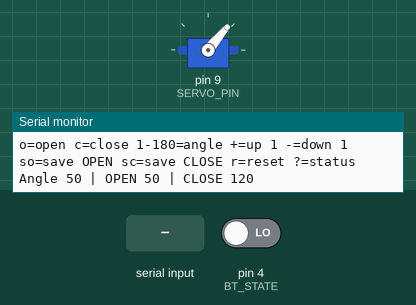
This sketch was run on a simulated Arduino Nano, built with avr-gcc and run on an emulated ATmega328P. Shown: servo, the last lines printed to the serial monitor. The test bench sets the inputs (shaded band); at power-on: pin 4 (BT_STATE) LOW.

Above: at 1.8 s.
1.9 s: "c\n" received over Serial
At 3.5 s:
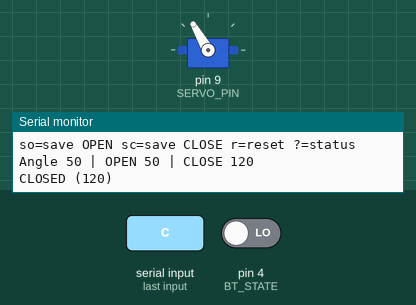
4.9 s: "30,150\n" received over the second serial link
At 6.1 s:
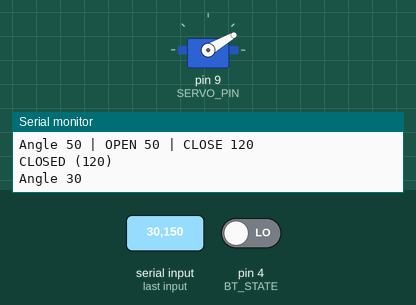
6.8 s: "5\n" received over Serial
At 7.5 s:
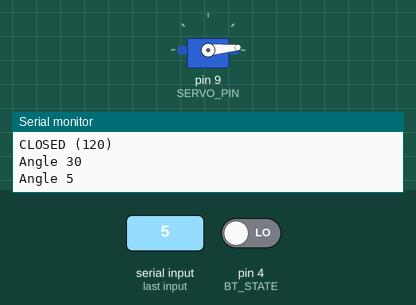
8.4 s: "o\n" received over the second serial link
At 9.8 s:
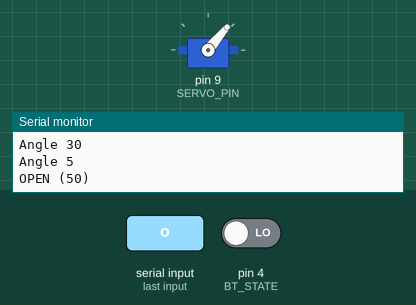
10.1 s: "c\n" received over the second serial link
At 10.55 s:
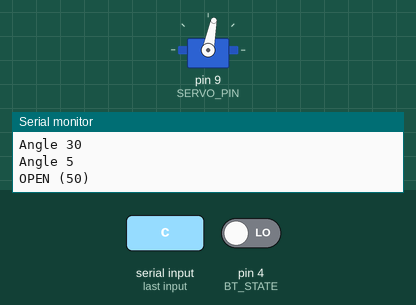
13.1 s: "-\n" received over the second serial link
At 13.7 s:
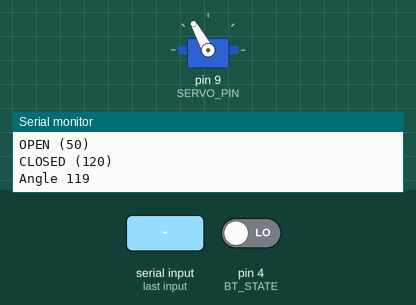
Timing chart, 0 to 15.6 s (numbered marks = the images above; inputs shaded):
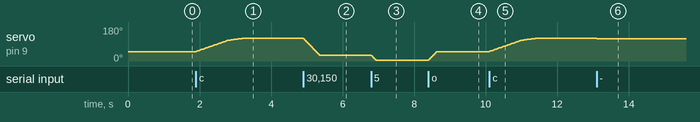

Measured:
- after the input at 1.9 s, servo on pin 9 (SERVO_PIN): moves from 50° to 120° over 1.3 s, starting at once
- after the input at 4.9 s, servo on pin 9 (SERVO_PIN): moves from 120° to 30° over 0.45 s, starting at once
- after the input at 6.8 s, servo on pin 9 (SERVO_PIN): 30° → 5° at once
- after the input at 8.4 s, servo on pin 9 (SERVO_PIN): moves from 5° to 50° over 0.22 s, starting at once
- after the input at 10.1 s, servo on pin 9 (SERVO_PIN): moves from 50° to 120° over 1.3 s, starting at once
- after the input at 13.1 s, servo on pin 9 (SERVO_PIN): 120° → 119° at once

The sketch:

Drone_Hook_HM10.ino
```cpp
/*
  Drone Payload Hook V2 - Arduino Nano + DSSERVO DS3235 + HM-10 Bluetooth
  ======================================================================

  Wiring (see docs/images/hm10_servo_wiring.png)
    D9   servo signal
    D10  <- HM-10 TXD
    D11  -> HM-10 RXD through a divider: D11 -[R]- RXD -[R]-[R]- GND (3 equal resistors, e.g. 10k)
    D4   <- HM-10 STATE (optional, HIGH when a phone is connected)
    5V   -> HM-10 VCC      GND -> HM-10 GND      HM-10 BRK: not connected
    Servo + / - go to a separate 6 V, 5 A supply; join its - to the Nano GND.

  Commands (phone app such as LightBlue, or the Serial Monitor at 9600 baud)
    o        open                    c        close (slow, extra slow near the lock)
    1-180    go to that angle        + / -    nudge 1 degree
    so       save current as OPEN    sc       save current as CLOSE
    r        reset to the defaults   ?        status
  LightBlue hex keypad: o=6F c=63 +=2B -=2D so=736F sc=7363 r=72 ?=3F, angle 175 = 313735

  Saved positions are kept in EEPROM, so they survive power-off.
*/

#include <Servo.h>
#include <SoftwareSerial.h>
#include <EEPROM.h>

// ---- pins ----
const int SERVO_PIN = 9;   // servo signal
const int BT_RX_PIN = 10;  // Nano receives here  <- HM-10 TXD
const int BT_TX_PIN = 11;  // Nano sends here     -> HM-10 RXD (through the 3-resistor divider)
const int BT_STATE  = 4;   // HM-10 STATE (HIGH = phone connected). Optional

// ---- default positions (used until you save your own) ----
const int DEFAULT_OPEN  = 50;    // hook open
const int DEFAULT_CLOSE = 120;   // hook closed against the lock

// ---- speed (milliseconds per degree, bigger = slower) ----
const int OPEN_SPEED_MS  = 5;   // opening: fast
const int CLOSE_SPEED_MS = 15;  // closing: slow
const int FINAL_SPEED_MS = 40;  // last 10 degrees before the lock: extra slow
const int FINAL_ZONE_DEG = 10;

// ---- EEPROM storage ----
const int EE_MAGIC_ADDR = 0;    // marks that positions were saved
const int EE_OPEN_ADDR  = 1;
const int EE_CLOSE_ADDR = 2;
const byte EE_MAGIC     = 0x5C; // change this to make the board forget saved positions

Servo myServo;
SoftwareSerial bt(BT_RX_PIN, BT_TX_PIN);

int openPos  = DEFAULT_OPEN;
int closePos = DEFAULT_CLOSE;
int currentAngle;

// send a message to both the Serial Monitor and the phone
void say(const String &msg) {
  Serial.println(msg);
  bt.println(msg);
}

void loadPositions() {
  if (EEPROM.read(EE_MAGIC_ADDR) == EE_MAGIC) {
    openPos  = EEPROM.read(EE_OPEN_ADDR);
    closePos = EEPROM.read(EE_CLOSE_ADDR);
  }
}

void savePositions() {
  EEPROM.update(EE_OPEN_ADDR,  openPos);
  EEPROM.update(EE_CLOSE_ADDR, closePos);
  EEPROM.update(EE_MAGIC_ADDR, EE_MAGIC);
}

// move to an angle; going to the CLOSE position is slow, and extra slow at the end
void moveTo(int target) {
  target = constrain(target, 0, 180);
  bool closing = (target == closePos);
  while (currentAngle != target) {
    currentAngle += (target > currentAngle) ? 1 : -1;
    myServo.write(currentAngle);
    if (closing) {
      delay(abs(currentAngle - target) <= FINAL_ZONE_DEG ? FINAL_SPEED_MS : CLOSE_SPEED_MS);
    } else {
      delay(OPEN_SPEED_MS);
    }
  }
}

void status() {
  say("Angle " + String(currentAngle) +
      " | OPEN " + String(openPos) +
      " | CLOSE " + String(closePos) +
      (digitalRead(BT_STATE) == HIGH ? " | phone connected" : ""));
}

void help() {
  say("o=open c=close 1-180=angle +=up 1 -=down 1");
  say("so=save OPEN sc=save CLOSE r=reset ?=status");
}

void handleCommand(String cmd) {
  cmd.trim();
  cmd.toLowerCase();
  if (cmd.length() == 0) return;

  if (cmd == "o") {                 // open
    moveTo(openPos);
    say("OPEN (" + String(currentAngle) + ")");
  } else if (cmd == "c") {          // close slowly
    moveTo(closePos);
    say("CLOSED (" + String(currentAngle) + ")");
  } else if (cmd == "+") {          // nudge up 1 degree
    moveTo(currentAngle + 1);
    say("Angle " + String(currentAngle));
  } else if (cmd == "-") {          // nudge down 1 degree
    moveTo(currentAngle - 1);
    say("Angle " + String(currentAngle));
  } else if (cmd == "so") {         // save current angle as OPEN
    openPos = currentAngle;
    savePositions();
    say("Saved OPEN = " + String(openPos));
  } else if (cmd == "sc") {         // save current angle as CLOSE
    closePos = currentAngle;
    savePositions();
    say("Saved CLOSE = " + String(closePos));
  } else if (cmd == "r") {          // back to defaults
    openPos = DEFAULT_OPEN;
    closePos = DEFAULT_CLOSE;
    savePositions();
    say("Reset: OPEN " + String(openPos) + ", CLOSE " + String(closePos));
  } else if (cmd == "?") {
    status();
  } else {
    int a = cmd.toInt();
    if (a >= 1 && a <= 180) {       // go to any angle
      moveTo(a);
      say("Angle " + String(currentAngle));
    } else {
      help();
    }
  }
}

void setup() {
  Serial.begin(9600);
  bt.begin(9600);
  pinMode(BT_STATE, INPUT);

  loadPositions();
  currentAngle = openPos;
  myServo.write(openPos);      // start at the OPEN position
  myServo.attach(SERVO_PIN);
  delay(500);

  say("Hook ready.");
  help();
  status();
}

void loop() {
  if (bt.available())     handleCommand(bt.readStringUntil('\n'));
  if (Serial.available()) handleCommand(Serial.readStringUntil('\n'));
}
```
